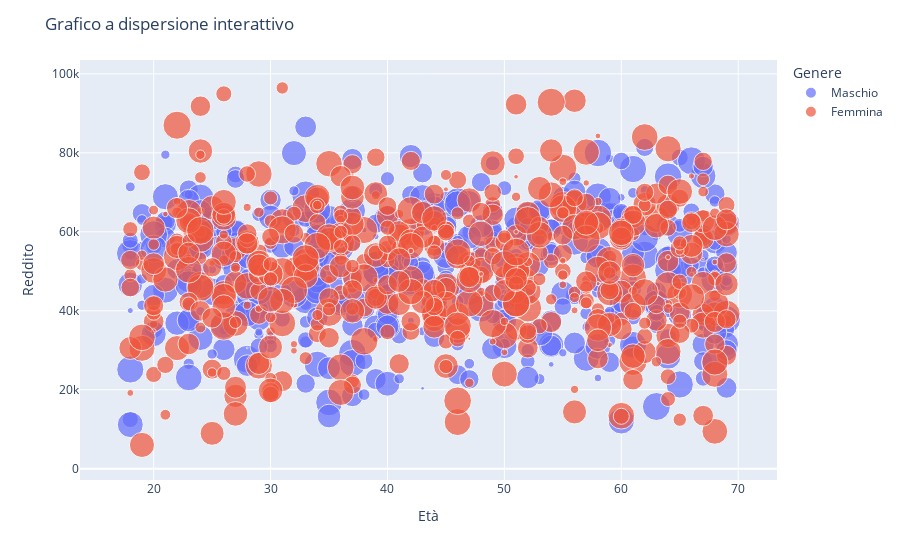

This figure's notebook cell:
### Markdown cell above
# grafico dispersione interattivo

### Code cell
# Visualizza un grafico a dispersione interattivo utilizzando Plotly
import plotly.express as px
fig = px.scatter(df, x='Età', y='Reddito', color='Genere', size='Punteggio')
fig.update_layout(title='Grafico a dispersione interattivo')
fig.show()

### Figure 1 — Plotly figure (JSON) as saved in the notebook; plotly's stock layout.template omitted (floating-point values rounded to 4 significant figures; data arrays with more than 128 entries replaced by an {"elided": "..."} marker saying what was removed)
{"data": [{"hovertemplate": "Genere=Maschio<br>Età=%{x}<br>Reddito=%{y}<br>Punteggio=%{marker.size}<extra></extra>", "legendgroup": "Maschio", "marker": {"color": "#636efa", "size": {"elided": "472 float values"}, "sizemode": "area", "sizeref": 0.2493, "symbol": "circle"}, "mode": "markers", "name": "Maschio", "orientation": "v", "showlegend": true, "type": "scatter", "x": {"elided": "472 int values"}, "xaxis": "x", "y": {"elided": "472 float values"}, "yaxis": "y"}, {"hovertemplate": "Genere=Femmina<br>Età=%{x}<br>Reddito=%{y}<br>Punteggio=%{marker.size}<extra></extra>", "legendgroup": "Femmina", "marker": {"color": "#EF553B", "size": {"elided": "528 float values"}, "sizemode": "area", "sizeref": 0.2493, "symbol": "circle"}, "mode": "markers", "name": "Femmina", "orientation": "v", "showlegend": true, "type": "scatter", "x": {"elided": "528 int values"}, "xaxis": "x", "y": {"elided": "528 float values"}, "yaxis": "y"}], "layout": {"legend": {"itemsizing": "constant", "title": {"text": "Genere"}, "tracegroupgap": 0}, "margin": {"t": 60}, "title": {"text": "Grafico a dispersione interattivo"}, "xaxis": {"anchor": "y", "domain": [0, 1], "title": {"text": "Età"}}, "yaxis": {"anchor": "x", "domain": [0, 1], "title": {"text": "Reddito"}}}}
